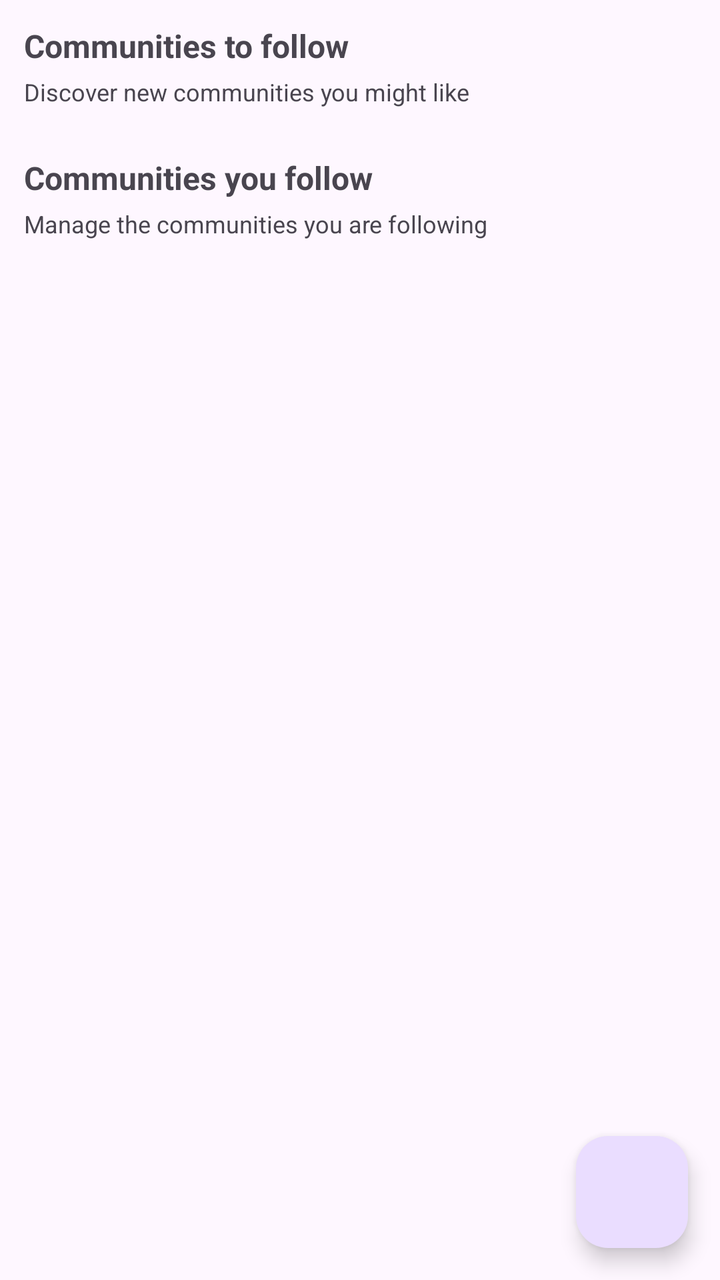
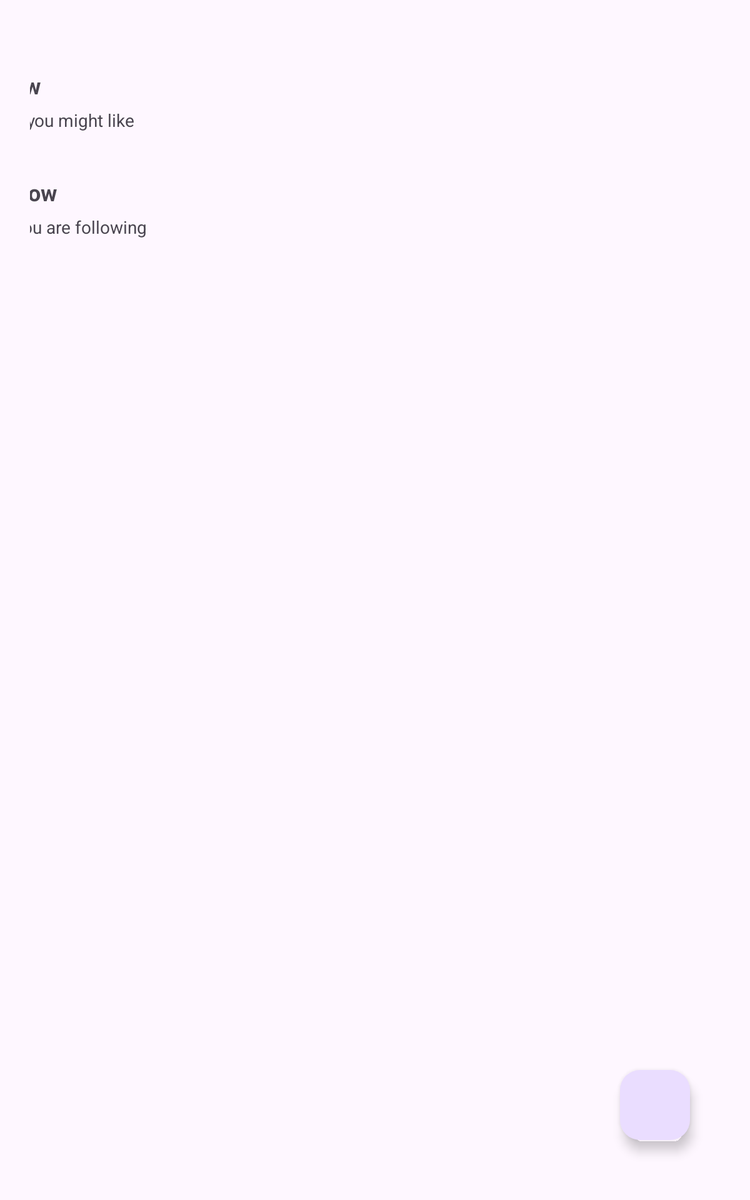

First picture: res/layout/ on a phone held upright. Second picture: the repository's own variant of that layout, on a device whose configuration matches the variant's folder. Source for both follows.
<!-- AndroidManifest.xml: application theme Theme.RedditCloneApp -->
<!-- res/layout/fragment_communities.xml -->
<?xml version="1.0" encoding="utf-8"?>
<FrameLayout xmlns:android="http://schemas.android.com/apk/res/android"
    xmlns:app="http://schemas.android.com/apk/res-auto"
    android:id="@+id/rootCommunities"
    android:layout_width="match_parent"
    android:layout_height="match_parent">

    <androidx.core.widget.NestedScrollView
        android:id="@+id/scrollCommunities"
        android:layout_width="match_parent"
        android:layout_height="match_parent"
        android:fillViewport="true"
        android:paddingVertical="25dp"
        android:padding="12dp">

        <LinearLayout
            android:layout_width="match_parent"
            android:layout_height="wrap_content"
            android:orientation="vertical">

            <TextView
                android:id="@+id/tvCommunitiesToFollowTitle"
                android:layout_width="wrap_content"
                android:layout_height="wrap_content"
                android:text="@string/communities_to_follow"
                android:textStyle="bold"
                android:textSize="16sp"
                android:layout_marginBottom="4dp" />

            <TextView
                android:id="@+id/tvCommunitiesToFollowSubtitle"
                android:layout_width="wrap_content"
                android:layout_height="wrap_content"
                android:text="@string/discover_new_communities_you_might_like"
                android:textSize="12sp"
                android:layout_marginBottom="8dp" />

            <androidx.recyclerview.widget.RecyclerView
                android:id="@+id/rvCommunitiesToFollow"
                android:layout_width="match_parent"
                android:layout_height="wrap_content"
                android:overScrollMode="never"
                android:layout_marginBottom="16dp" />

            <TextView
                android:id="@+id/tvCommunitiesYouFollowTitle"
                android:layout_width="wrap_content"
                android:layout_height="wrap_content"
                android:text="@string/communities_you_follow"
                android:textStyle="bold"
                android:textSize="16sp"
                android:layout_marginBottom="4dp" />

            <TextView
                android:id="@+id/tvCommunitiesYouFollowSubtitle"
                android:layout_width="wrap_content"
                android:layout_height="wrap_content"
                android:text="@string/manage_the_communities_you_are_following"
                android:textSize="12sp"
                android:layout_marginBottom="8dp" />

            <androidx.recyclerview.widget.RecyclerView
                android:id="@+id/rvCommunitiesYouFollow"
                android:layout_width="match_parent"
                android:layout_height="wrap_content"
                android:overScrollMode="never" />

        </LinearLayout>
    </androidx.core.widget.NestedScrollView>

    <com.google.android.material.floatingactionbutton.FloatingActionButton
        android:id="@+id/fabCreateCommunity"
        android:layout_width="wrap_content"
        android:layout_height="wrap_content"
        android:layout_gravity="bottom|end"
        android:layout_margin="16dp"
        android:contentDescription="@string/create_community"
        app:srcCompat="@drawable/ic_add" />

    <androidx.cardview.widget.CardView
        android:layout_width="match_parent"
        android:layout_height="wrap_content" />

</FrameLayout>
<!-- resources referenced by this layout -->
<resources>
  <string name="communities_to_follow">Communities to follow</string>
  <string name="communities_you_follow">Communities you follow</string>
  <string name="create_community">Create community</string>
  <string name="discover_new_communities_you_might_like">Discover new communities you might like</string>
  <string name="manage_the_communities_you_are_following">Manage the communities you are following</string>
  <style name="Theme.RedditCloneApp" parent="Base.Theme.RedditCloneApp" />
  <style name="Base.Theme.RedditCloneApp" parent="Theme.Material3.DayNight.NoActionBar">
          
          
          <item name="android:windowFullscreen">false</item>
      </style>
</resources>
<!-- res/layout-sw600dp/fragment_communities.xml (the repository's variant of the layout above) -->
<!-- drawn on a 7-inch tablet held upright -->
<?xml version="1.0" encoding="utf-8"?>
<FrameLayout xmlns:android="http://schemas.android.com/apk/res/android"
    xmlns:app="http://schemas.android.com/apk/res-auto"
    android:id="@+id/rootCommunities"
    android:layout_width="match_parent"
    android:layout_height="match_parent"
    android:padding="24dp">

    <androidx.core.widget.NestedScrollView
        android:id="@+id/scrollCommunities"
        android:layout_width="match_parent"
        android:layout_height="match_parent"
        android:layout_gravity="center_horizontal"
        android:paddingVertical="32dp"
        android:fillViewport="true">

        <LinearLayout
            android:layout_width="900dp"
            android:layout_height="wrap_content"
            android:orientation="vertical"
            android:layout_gravity="center_horizontal">

            <TextView
                android:id="@+id/tvCommunitiesToFollowTitle"
                android:layout_width="wrap_content"
                android:layout_height="wrap_content"
                android:text="@string/communities_to_follow"
                android:textStyle="bold"
                android:textSize="18sp"
                android:layout_marginBottom="6dp" />

            <TextView
                android:id="@+id/tvCommunitiesToFollowSubtitle"
                android:layout_width="wrap_content"
                android:layout_height="wrap_content"
                android:text="@string/discover_new_communities_you_might_like"
                android:textSize="14sp"
                android:layout_marginBottom="12dp" />

            <androidx.recyclerview.widget.RecyclerView
                android:id="@+id/rvCommunitiesToFollow"
                android:layout_width="match_parent"
                android:layout_height="wrap_content"
                android:overScrollMode="never"
                android:layout_marginBottom="24dp" />

            <TextView
                android:id="@+id/tvCommunitiesYouFollowTitle"
                android:layout_width="wrap_content"
                android:layout_height="wrap_content"
                android:text="@string/communities_you_follow"
                android:textStyle="bold"
                android:textSize="18sp"
                android:layout_marginBottom="6dp" />

            <TextView
                android:id="@+id/tvCommunitiesYouFollowSubtitle"
                android:layout_width="wrap_content"
                android:layout_height="wrap_content"
                android:text="@string/manage_the_communities_you_are_following"
                android:textSize="14sp"
                android:layout_marginBottom="12dp" />

            <androidx.recyclerview.widget.RecyclerView
                android:id="@+id/rvCommunitiesYouFollow"
                android:layout_width="match_parent"
                android:layout_height="wrap_content"
                android:overScrollMode="never" />

        </LinearLayout>
    </androidx.core.widget.NestedScrollView>

    <com.google.android.material.floatingactionbutton.FloatingActionButton
        android:id="@+id/fabCreateCommunity"
        android:layout_width="wrap_content"
        android:layout_height="wrap_content"
        android:layout_gravity="bottom|end"
        android:layout_margin="24dp"
        android:contentDescription="@string/create_community"
        app:srcCompat="@drawable/ic_add" />

</FrameLayout>
